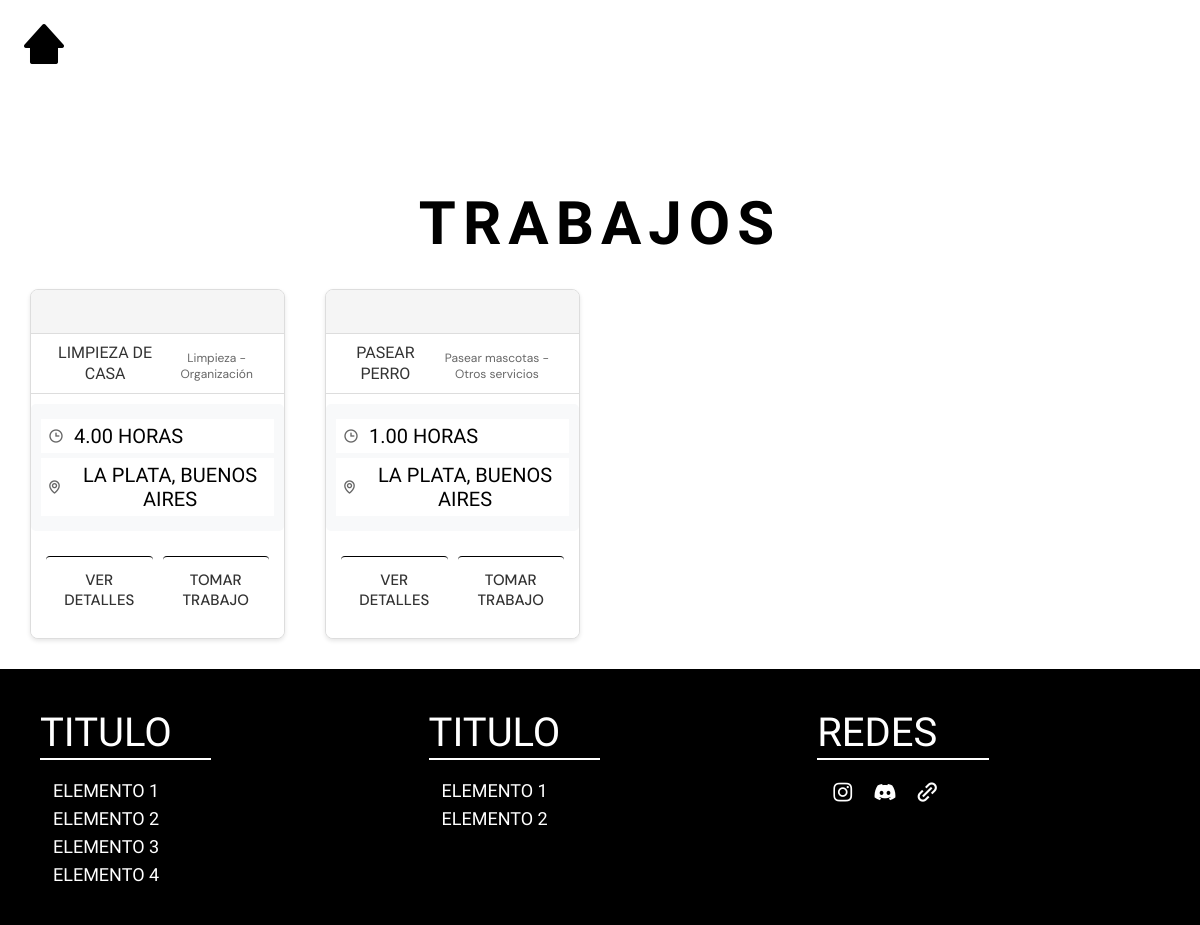
The page /jobs.php (signed in) on the database its author committed.
### tables this page shows
CREATE TABLE `tasks` (
  `id` bigint(20) UNSIGNED NOT NULL,
  `employer_id` bigint(20) UNSIGNED NOT NULL,
  `title` varchar(120) NOT NULL,
  `description` text NOT NULL,
  `category_id` smallint(5) UNSIGNED DEFAULT NULL,
  `sub_categories_id` int(11) DEFAULT NULL,
  `location_id` bigint(20) UNSIGNED DEFAULT NULL,
  `address_text` varchar(200) DEFAULT NULL,
  `scheduled_at` datetime DEFAULT NULL,
  `duration_hours` decimal(4,2) DEFAULT NULL,
  `status` enum('draft','published','assigned','in_progress','completed','cancelled','expired') NOT NULL DEFAULT 'published',
  `is_paid` tinyint(1) NOT NULL DEFAULT 0,
  `created_at` datetime NOT NULL DEFAULT current_timestamp(),
  `published_at` datetime DEFAULT NULL,
  `expires_at` datetime DEFAULT NULL
);

CREATE TABLE `task_categories` (
  `id` smallint(5) UNSIGNED NOT NULL,
  `name` varchar(60) NOT NULL
);

CREATE TABLE `sub_categories` (
  `id` int(11) NOT NULL,
  `name` varchar(100) NOT NULL,
  `category_id` int(11) DEFAULT NULL,
  `created_at` timestamp NOT NULL DEFAULT current_timestamp()
);

CREATE TABLE `locations` (
  `id` bigint(20) UNSIGNED NOT NULL,
  `user_id` bigint(20) UNSIGNED DEFAULT NULL,
  `label` varchar(80) DEFAULT NULL,
  `address_text` varchar(200) NOT NULL,
  `city` varchar(80) NOT NULL,
  `province` varchar(80) NOT NULL,
  `country` varchar(2) NOT NULL DEFAULT 'AR',
  `created_at` datetime NOT NULL DEFAULT current_timestamp()
);

### jobs.php (the view, shortened to what this page needs)
<?php
include "php/connection.php";
$sql = "SELECT t.*, tc.name as category_name, sc.name as subcategory_name, l.city, l.province
        FROM tasks t
        LEFT JOIN task_categories tc ON t.category_id = tc.id
        LEFT JOIN sub_categories sc ON t.sub_categories_id = sc.id
        LEFT JOIN locations l ON t.location_id = l.id
        WHERE t.status = 'published'
        ORDER BY t.created_at DESC";
$result = $conn->query($sql);
?>
<!DOCTYPE html>
<html lang="es">
<head>
    <link href='https://unpkg.com/boxicons@2.1.4/css/boxicons.min.css' rel='stylesheet'>
    <link rel="stylesheet" href="css/styles.css">
    <link rel="stylesheet" href="css/jobs.css">
</head>
<body>
    <header>
        <i class='bx bxs-home-alt-2 bx-lg'  onclick="window.location.href='index.php'"></i>
    </header>
    <h1 class="title-jobs">trabajos</h1>
        <section id="jobs">
        <?php if ($result->num_rows > 0): ?>
            <?php
            $user_id = isset($_SESSION["user_id"]) ? $_SESSION["user_id"] : null;
            $applied_jobs = [];
            if ($user_id) {
                $applied_sql = "SELECT task_id FROM task_responses WHERE worker_id = ? AND status != 'withdrawn'";
                $applied_stmt = $conn->prepare($applied_sql);
                $applied_stmt->bind_param("i", $user_id);
                $applied_stmt->execute();
                $applied_result = $applied_stmt->get_result();
                while ($applied_row = $applied_result->fetch_assoc()) {
                    $applied_jobs[] = $applied_row['task_id'];
                }
            }
            ?>
            <?php while($row = $result->fetch_assoc()):
                $isApplied = in_array($row['id'], $applied_jobs);
            ?>
                <div class="jobs-card c1" data-job-id="<?php echo $row['id']; ?>">
                    <div class="job-image">
                    </div>
                    <div class="job-title">
                        <p><?php echo htmlspecialchars($row["title"]); ?></p>
                        <small><?php echo htmlspecialchars($row["category_name"] ?? "Sin categoría"); ?> - <?php echo htmlspecialchars($row["subcategory_name"] ?? ""); ?></small>
                    </div>
                    <div class="job-info">
                        <p><i class='bx bx-time'></i> <?php echo htmlspecialchars($row["duration_hours"]); ?> horas</p>
                        <p><i class='bx bx-map'></i> <?php echo htmlspecialchars($row["city"] ?? ""); ?>, <?php echo htmlspecialchars($row["province"] ?? ""); ?></p>
                    </div>
                    <div class="job-actions">
                        <button class="view-details-btn" onclick="viewDetails(<?php echo $row['id']; ?>)">Ver Detalles</button>
                        <?php if ($isApplied): ?>
                            <button class="take-job-btn applied" id="btn-take-<?php echo $row['id']; ?>" disabled>Solicitado</button>
                        <?php else: ?>
                            <button class="take-job-btn" onclick="takeJob(<?php echo $row['id']; ?>)" id="btn-take-<?php echo $row['id']; ?>">Tomar Trabajo</button>
                        <?php endif; ?>
                    </div>
                </div>
            <?php endwhile; ?>
        <?php else: ?>
            <div class="no-jobs">
                <p>No hay trabajos disponibles en este momento.</p>
            </div>
        <?php endif; ?>
        </section>
        <footer>
            <div class="container-footer-information f1">
                <dl>
                    <dt>titulo</dt>
                    <hr>
                    <dd>elemento 1</dd>
                    <dd>elemento 2</dd>
                    <dd>elemento 3</dd>
                    <dd>elemento 4</dd>
                </dl>
            </div>
            <div class="container-footer-information f2">
                <dl>
                    <dt>titulo</dt>
                    <hr>
                    <dd>elemento 1</dd>
                    <dd>elemento 2</dd>
                </dl>
            </div>
            <div class="container-footer-networks f3">
                <dl>
                    <dt>REDES</dt>
                    <hr>
                    <div class="container-networks-icons">
                        <i class='bx bxl-instagram'></i>
                        <i class='bx bxl-discord-alt' ></i>
                        <i class='bx bx-link-alt' ></i>
                    </div>
                </dl>
            </div>
        </footer>
</body>
</html>

### css/styles.css (style rules this page uses)
* { margin: 0; padding: 0; box-sizing: border-box; font-family: 'DM Sans', sans-serif; }
header { padding: 20px; display: flex; justify-content: space-between; align-items: center; }
.title-jobs { text-align: center; text-transform: uppercase; letter-spacing: 7px; font-size: 60px; margin-top: 100px; font-family: 'Fjalla One', sans-serif; }
#jobs { width: 100%; height: auto; margin: 90px auto; padding: 20px; display: grid; grid-template-columns: 25% 25% 25% 25%; }
.jobs-card { display: flex; flex-direction: column; justify-content: end; text-align: center; border-radius: 20px; border: 1px solid gray; height: 350px; margin: 30px; }
.jobs-card p { margin-top: 30%; font-size: 20px; color: black; text-transform: uppercase; font-family: 'Sofia Sans', sans-serif; padding: 5px; border: 0px solid #000; background-color: #fff; }
.jobs-card button { display: flex; align-items: start; justify-content: center; width: 100%; padding: 13px; text-transform: uppercase; border-end-end-radius: 20px; border-bottom-left-radius: 20px; border: none; border-top: 1px solid black; background-color: #fff; background-color: none; font-size: 15px; cursor: pointer; }
.c1 { background-image: url(../img/prueba-2.webp); background-repeat: no-repeat; background-size: 100% 100%; }
footer { display: flex; justify-content: space-between; background-color: #000; padding: 20px; }
dl dt { font-size: 40px; font-family: 'Sofia Sans', sans-serif; text-transform: uppercase; color: white; }
dl dd { font-size: 18px; margin-top: 7px; font-family: 'Sofia Sans Semi Condensed', sans-serif; text-transform: uppercase; color: white; cursor: pointer; }
dl hr { width: 50%; margin: 2px 0 20px; border: 1px solid white; }
dl i { font-size: 25px; color: white; cursor: pointer; }
dl dd, dl i { margin-left: 13px; }
.f1, .f2, .f3 { width: 33%; padding: 20px; }

### css/jobs.css (style rules this page uses)
.jobs-card { display: flex; flex-direction: column; border: 1px solid #ddd; border-radius: 8px; background: white; margin: 10px; overflow: hidden; box-shadow: 0 2px 4px rgba(0,0,0,0.1); transition: transform 0.2s ease; }
.job-image { width: 100%; height: 200px; background: #f5f5f5; display: flex; align-items: center; justify-content: center; border-bottom: 1px solid #ddd; }
.job-title { padding: 15px; background: white; border-bottom: 1px solid #ddd; min-height: 60px; display: flex; align-items: center; justify-content: center; }
.job-title p { margin: 0; font-size: 16px; font-weight: 500; color: #333; text-align: center; line-height: 1.3; }
.job-actions { padding: 15px; background: white; display: flex; gap: 10px; justify-content: center; }
.view-details-btn, .take-job-btn { padding: 10px 20px; border: 1px solid #ddd; background: white; color: #333; border-radius: 4px; cursor: pointer; font-size: 14px; font-weight: 500; transition: all 0.2s ease; flex: 1; }
#jobs { display: grid; grid-template-columns: repeat(4, 1fr); gap: 20px; padding: 20px; max-width: 1200px; margin: 0 auto; }
.job-info { margin: 10px 0; font-size: 14px; color: #666; padding: 10px; background: #f8f9fa; border-radius: 5px; }
.job-info p { margin: 8px 0; display: flex; align-items: center; gap: 8px; }
.job-info i { font-size: 16px; color: #666; width: 20px; }
.jobs-card { transition: all 0.3s ease; }
.job-title small { display: block; margin-top: 5px; font-size: 12px; color: #666; font-weight: normal; }

### jobs.php (style rules this page uses)
.job-info { margin: 10px 0; font-size: 14px; color: #666; }
.job-info p { margin: 5px 0; }

### rows shown on the page
tasks: title "LIMPIEZA DE CASA", category.name "Limpieza", sub_categories.name "Organización", duration_hours "4.00", location.city "LA PLATA", location.province "BUENOS AIRES"
tasks: title "PASEAR PERRO", category.name "Pasear mascotas", sub_categories.name "Otros servicios", duration_hours "1.00", location.city "LA PLATA", location.province "BUENOS AIRES"
